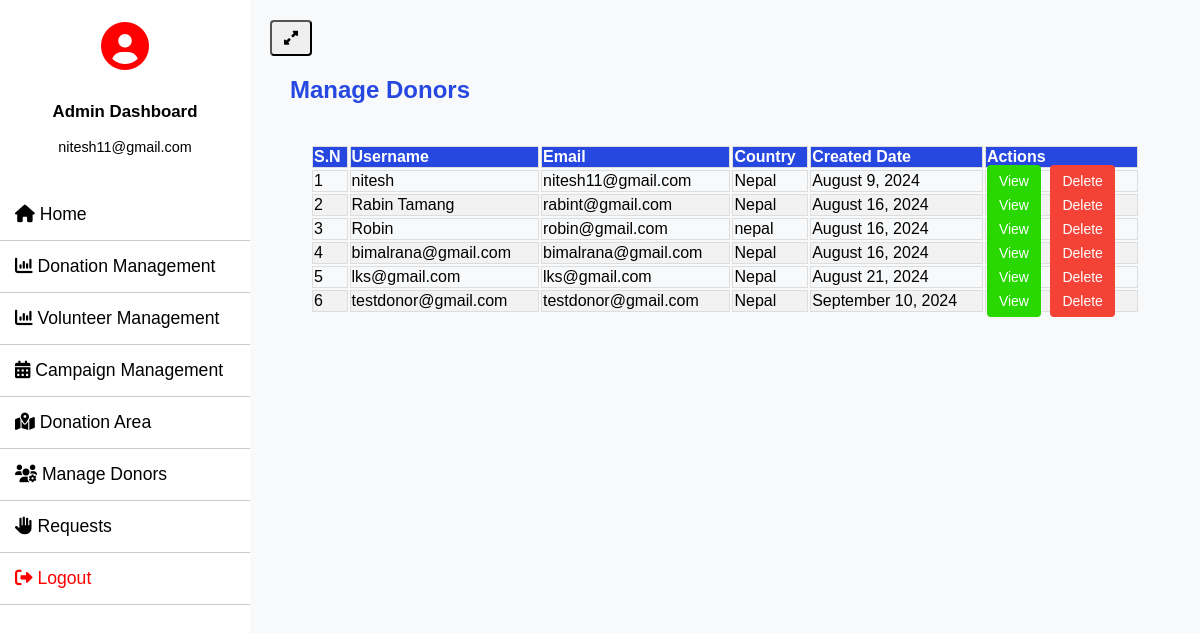
The page /manage_donors/ (signed in) on the database as committed earlier.
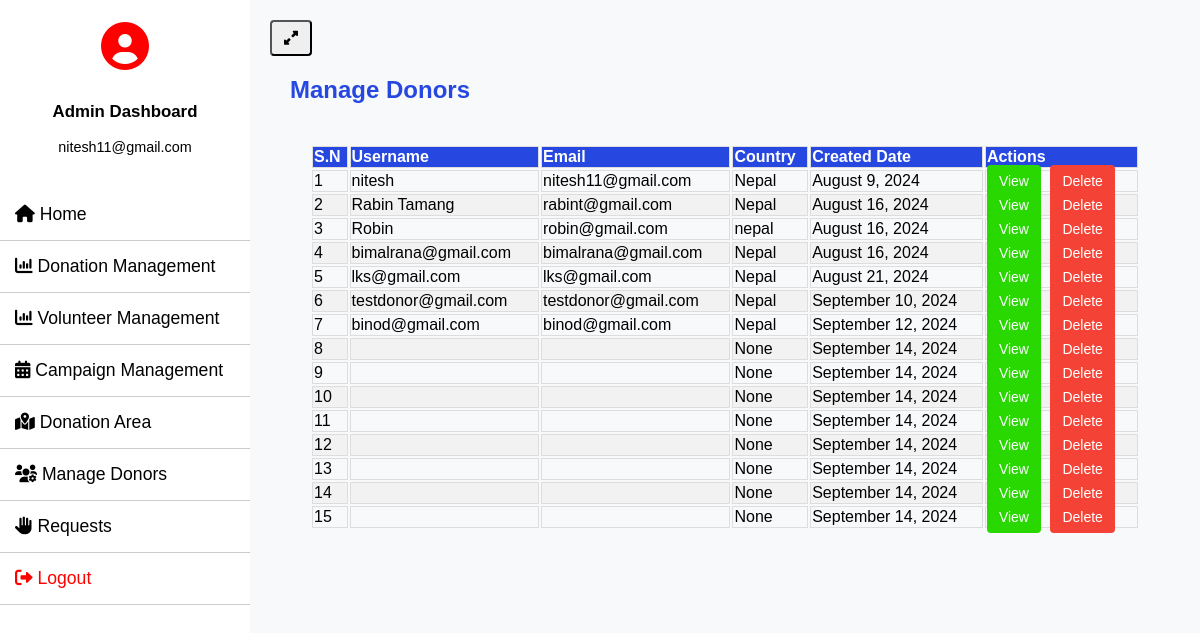
The same page on the database as committed later.
### donor_management/models.py (models this page shows, shortened)
class Donor(models.Model):
    user = models.ForeignKey(User, on_delete=models.CASCADE, null=True)
    phone_number = models.CharField(max_length=15, null=True)
    address = models.CharField(max_length=100, null=True)
    district = models.CharField(max_length=100, null=True)
    country = models.CharField(max_length=100, null=True)
    created_at = models.DateTimeField(auto_now_add=True)
    amount_donated = models.DecimalField(max_digits=10, decimal_places=2, null=True)
    campaign = models.ForeignKey(Campaign, on_delete=models.CASCADE, related_name='donors', null=True)
    updated_at = models.DateTimeField(auto_now=True)

### Charity_Project/views.py (the view)
# urls.py: path('manage_donors/', manage_donors, name='manage_donors'),
@login_required
def manage_donors(request):
    if not request.user.is_authenticated:
        return redirect('admin_login')
    donors = Donor.objects.all()
    return render(request, 'manage_donors.html',  locals())

### Charity_Project/templates/manage_donors.html (shortened to what this page needs)
{% extends 'admin_base.html' %}
{% block content %}
<div class="navbar">
    <h2>Manage Donors</h2>
</div>
<main>
    {% if donors %}
        <table class="table" id="example">
            <thead>
                <tr>
                    <th>S.N</th>
                    <th>Username</th>
                    <th>Email</th>
                    <th>Country</th>
                    <th>Created Date</th>
                    <th>Actions</th>
                </tr>
            </thead>
            <tbody>
                {% for donor in donors %}
                <tr>
                    <td>{{ forloop.counter }}</td>
                    <td>{{ donor.user.username }}</td>
                    <td>{{ donor.user.email }}</td>
                    <td>{{ donor.country }}</td>
                    <td>{{ donor.created_at|date:"F j, Y" }}</td>
                    <td>
                        <a href="{% url 'view_donors_details' donor.id %}" class="btn btn-edit">View</a>
                        <form action="" method="POST" style="display:inline;">
                            <a href="{% url 'delete_donors' donor.id %}" class="btn btn-delete" onclick="return confirm('Are you sure you want to delete this area?');">Delete</a>
                    </form>
                    </td>
                </tr>
                {% endfor %}
            </tbody>
        </table>
    {% else %}
        <div class="alert">
            No donors found.
        </div>
    {% endif %}
</main>
{% endblock %}

Rows that differ between the two databases and show on the page:
added Donor: user.username "binod@gmail.com", user.email "binod@gmail.com", country "Nepal", created_at "September 12, 2024"
added Donor: country "None", created_at "September 14, 2024"
added Donor: country "None", created_at "September 14, 2024"
added Donor: country "None", created_at "September 14, 2024"
added Donor: country "None", created_at "September 14, 2024"
added Donor: country "None", created_at "September 14, 2024"
added Donor: country "None", created_at "September 14, 2024"
added Donor: country "None", created_at "September 14, 2024"
added Donor: country "None", created_at "September 14, 2024"
